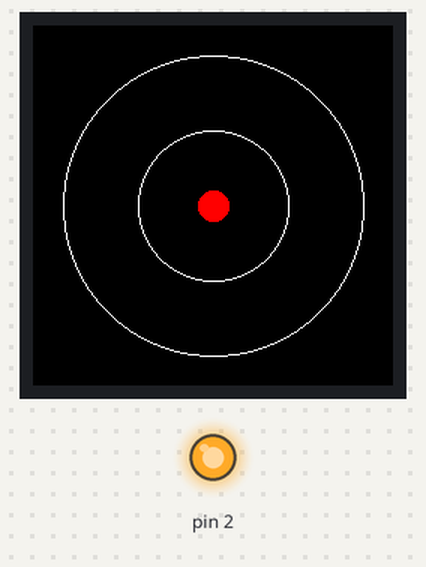
A sketch run on a simulated Arduino Uno, built with avr-gcc and run on an emulated ATmega328P. On the bench: 240×240 colour display, output pins drawn as LEDs (lit = HIGH).

Above: at 0.3 s.

The sketch:

gForce.ino
```cpp
#include <Adafruit_GFX.h>
#include <Adafruit_GC9A01A.h>
#include <SPI.h>
#include <Fonts/FreeMonoBoldOblique12pt7b.h>
#include <Fonts/FreeSerif9pt7b.h>

// Paramètres de l'écran
#define TFT_CS   10
#define TFT_DC   7
#define TFT_RST  8

Adafruit_GC9A01A tft = Adafruit_GC9A01A(TFT_CS, TFT_DC, TFT_RST);

float x_gforce = 0;
float y_gforce = 0;


void setup() {
    tft.begin();
    pinMode(6, INPUT);
    pinMode(4, INPUT);
    pinMode(2, OUTPUT);
    digitalWrite(2,HIGH);
    tft.setRotation(1);  // Adjust rotation if needed
    tft.fillScreen(0x0000);
    drawGindicator(x_gforce,y_gforce,0xF800);
}

void drawGindicator(float x_gforce,float y_gforce,int color){
tft.drawCircle(120, 120, 50, 0xffff);
tft.drawCircle(120, 120, 100, 0xffff);
tft.fillCircle(120+50*x_gforce,120+50*y_gforce,10,color);

}

void loop() {

}
```
